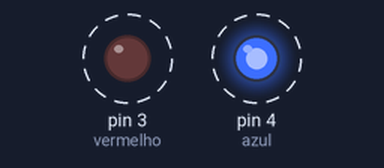
This sketch was run on a simulated Arduino Uno, built with avr-gcc and run on an emulated ATmega328P. Parts: output pins drawn as LEDs (lit = HIGH). Dashed ring = blinking.

Above: at 0.1 s.
Timing chart, 0 to 3.0 s (numbered marks = the images above):
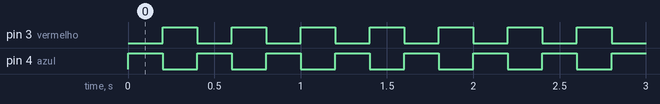

The sketch:

Sirene-Policial.ino
```cpp
#define azul 4
#define vermelho 3

void setup()
{
  pinMode(azul, OUTPUT);
  pinMode(vermelho, OUTPUT);
}

void loop()
{
  piscaAzul(0.2);
  piscaVermelho(0.2);
}

void piscaAzul(float temp)
{
  digitalWrite(azul, HIGH);
  digitalWrite(vermelho, LOW);
  delay(temp * 1000);
}

void piscaVermelho(float temp)
{
  digitalWrite(vermelho, HIGH);
  digitalWrite(azul, LOW);
  delay(temp * 1000);
}
```

Measured:
- by itself, pin 3 (vermelho), pin 4 (azul): alternates HIGH for 0.20 s and LOW for 0.20 s
